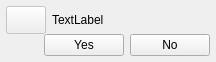
<?xml version="1.0" encoding="UTF-8"?>
<ui version="4.0">
 <class>DialogWindow</class>
 <widget class="QMainWindow" name="DialogWindow">
  <property name="windowModality">
   <enum>Qt::ApplicationModal</enum>
  </property>
  <property name="geometry">
   <rect>
    <x>0</x>
    <y>0</y>
    <width>216</width>
    <height>62</height>
   </rect>
  </property>
  <property name="sizePolicy">
   <sizepolicy hsizetype="MinimumExpanding" vsizetype="MinimumExpanding">
    <horstretch>0</horstretch>
    <verstretch>0</verstretch>
   </sizepolicy>
  </property>
  <property name="windowTitle">
   <string>MainWindow</string>
  </property>
  <widget class="QWidget" name="centralwidget">
   <layout class="QVBoxLayout" name="verticalLayout">
    <property name="spacing">
     <number>0</number>
    </property>
    <property name="leftMargin">
     <number>6</number>
    </property>
    <property name="topMargin">
     <number>6</number>
    </property>
    <property name="rightMargin">
     <number>6</number>
    </property>
    <property name="bottomMargin">
     <number>6</number>
    </property>
    <item>
     <layout class="QHBoxLayout" name="horizontalLayout_2">
      <property name="rightMargin">
       <number>6</number>
      </property>
      <property name="bottomMargin">
       <number>0</number>
      </property>
      <item>
       <widget class="QPushButton" name="IconButton">
        <property name="enabled">
         <bool>false</bool>
        </property>
        <property name="sizePolicy">
         <sizepolicy hsizetype="Fixed" vsizetype="Expanding">
          <horstretch>0</horstretch>
          <verstretch>0</verstretch>
         </sizepolicy>
        </property>
        <property name="icon">
         <iconset>
          <normalon>:/resources/icons/exclamation.svg</normalon>
         </iconset>
        </property>
        <property name="iconSize">
         <size>
          <width>48</width>
          <height>48</height>
         </size>
        </property>
       </widget>
      </item>
      <item>
       <spacer name="horizontalSpacer_2">
        <property name="orientation">
         <enum>Qt::Horizontal</enum>
        </property>
        <property name="sizeType">
         <enum>QSizePolicy::Fixed</enum>
        </property>
        <property name="sizeHint" stdset="0">
         <size>
          <width>6</width>
          <height>20</height>
         </size>
        </property>
       </spacer>
      </item>
      <item>
       <widget class="QLabel" name="InfoLabel">
        <property name="sizePolicy">
         <sizepolicy hsizetype="Preferred" vsizetype="Expanding">
          <horstretch>0</horstretch>
          <verstretch>0</verstretch>
         </sizepolicy>
        </property>
        <property name="text">
         <string>TextLabel</string>
        </property>
       </widget>
      </item>
     </layout>
    </item>
    <item>
     <layout class="QHBoxLayout" name="horizontalLayout">
      <property name="spacing">
       <number>6</number>
      </property>
      <item>
       <spacer name="horizontalSpacer">
        <property name="orientation">
         <enum>Qt::Horizontal</enum>
        </property>
        <property name="sizeHint" stdset="0">
         <size>
          <width>40</width>
          <height>20</height>
         </size>
        </property>
       </spacer>
      </item>
      <item>
       <widget class="QPushButton" name="AcceptButton">
        <property name="text">
         <string>Yes</string>
        </property>
       </widget>
      </item>
      <item>
       <widget class="QPushButton" name="CancelButton">
        <property name="text">
         <string>No</string>
        </property>
       </widget>
      </item>
     </layout>
    </item>
   </layout>
  </widget>
 </widget>
 <resources>
  <include location="../resources/resources.qrc"/>
 </resources>
 <connections/>
</ui>
